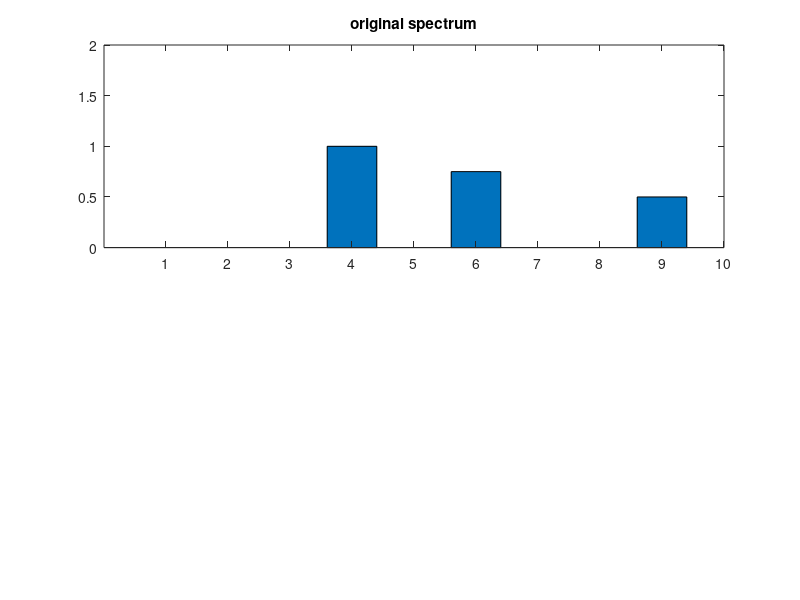
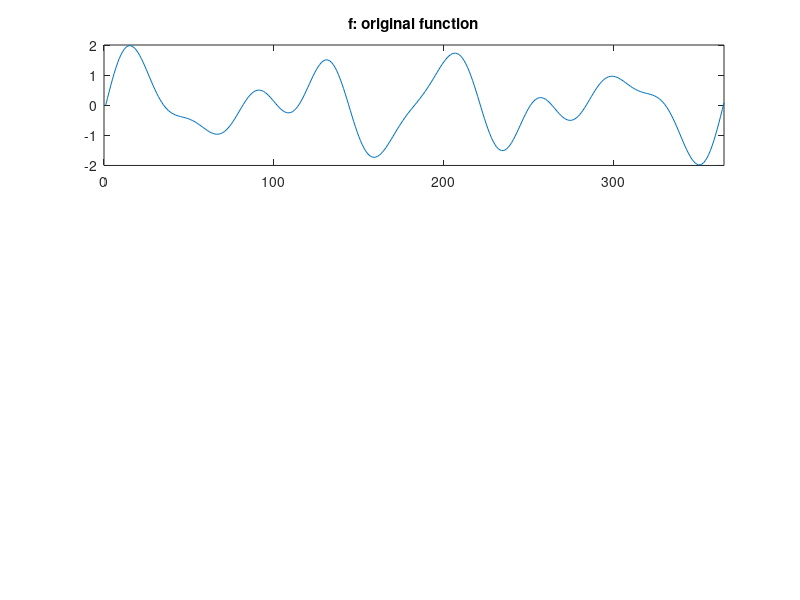

These figures' MATLAB source, in order: (Note: this script raises an error after producing the figures.)
close all
Fs  = 40000;       % Sampling frequency 8 kHz
N   = 80000;       % Tones of 100 ms
t   = (0:N-1)/Fs;  % N samples at Fs
pit = 2*pi*t;

f = zeros(N,1);

n = 10;
f0 = 110;


a = [0 0 0 1 0 0.75 0 0 0.5 0];
figure(1)
subplot(2,1,1)
bar(a)
title('original spectrum')
axis([0 10 0 2])

for k=1:n
    f = f + a(k)*sin(k*f0*pit');
end

K = 365;
F = zeros(n,1);
figure(2)
subplot(3,1,1);plot(f(1:K))
axis([0 K -2 2]);
title('f: original function')
enterpause
for k=1:n
    figure(2)
    z = sin(k*f0*pit');
    q = z.*f;
    subplot(3,1,2);plot(z(1:K));title(['b: basis frequency = ' num2str(k)])
    axis([0 K -2 2]);
    subplot(3,1,3);bar(q(1:K));
    axis([0 K -2 2]);
    F(k) = mean(q)*2;
    title(['\int f x b = ' sprintf('%5.4f',F(k))])

    figure(1)
    subplot(2,1,2)
    bar(abs(F))
    axis([0 10 0 2])
    hold on
    plot(k,0,'rx')
    hold off
    title('computed spectrum')

    
    enterpause
    
end

